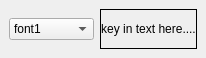
<?xml version="1.0" encoding="UTF-8"?>
<ui version="4.0">
 <class>Form</class>
 <widget class="QWidget" name="Form">
  <property name="geometry">
   <rect>
    <x>0</x>
    <y>0</y>
    <width>206</width>
    <height>58</height>
   </rect>
  </property>
  <property name="sizePolicy">
   <sizepolicy hsizetype="Maximum" vsizetype="Minimum">
    <horstretch>0</horstretch>
    <verstretch>0</verstretch>
   </sizepolicy>
  </property>
  <property name="windowTitle">
   <string>Form</string>
  </property>
  <property name="windowOpacity">
   <double>1.000000000000000</double>
  </property>
  <property name="styleSheet">
   <string notr="true"/>
  </property>
  <layout class="QHBoxLayout" name="horizontalLayout">
   <property name="spacing">
    <number>6</number>
   </property>
   <property name="leftMargin">
    <number>9</number>
   </property>
   <property name="topMargin">
    <number>9</number>
   </property>
   <property name="rightMargin">
    <number>9</number>
   </property>
   <property name="bottomMargin">
    <number>9</number>
   </property>
   <item>
    <layout class="QHBoxLayout" name="HlayoutMarker">
     <property name="sizeConstraint">
      <enum>QLayout::SetMaximumSize</enum>
     </property>
    </layout>
   </item>
   <item>
    <widget class="QComboBox" name="comboBox">
     <property name="currentText">
      <string>font1</string>
     </property>
     <item>
      <property name="text">
       <string>font1</string>
      </property>
      <property name="icon">
       <iconset resource="nodetemplate.qrc">
        <normaloff>:/brush.png</normaloff>:/brush.png</iconset>
      </property>
     </item>
     <item>
      <property name="text">
       <string>font2</string>
      </property>
      <property name="icon">
       <iconset resource="nodetemplate.qrc">
        <normaloff>:/attachment.png</normaloff>:/attachment.png</iconset>
      </property>
     </item>
    </widget>
   </item>
   <item>
    <widget class="QLabel" name="label">
     <property name="sizePolicy">
      <sizepolicy hsizetype="Maximum" vsizetype="Preferred">
       <horstretch>0</horstretch>
       <verstretch>0</verstretch>
      </sizepolicy>
     </property>
     <property name="frameShape">
      <enum>QFrame::Box</enum>
     </property>
     <property name="text">
      <string>key in text here....</string>
     </property>
     <property name="alignment">
      <set>Qt::AlignCenter</set>
     </property>
    </widget>
   </item>
   <item>
    <layout class="QHBoxLayout" name="HlayoutAttachment">
     <property name="sizeConstraint">
      <enum>QLayout::SetMaximumSize</enum>
     </property>
    </layout>
   </item>
  </layout>
 </widget>
 <resources>
  <include location="nodetemplate.qrc"/>
 </resources>
 <connections/>
</ui>
